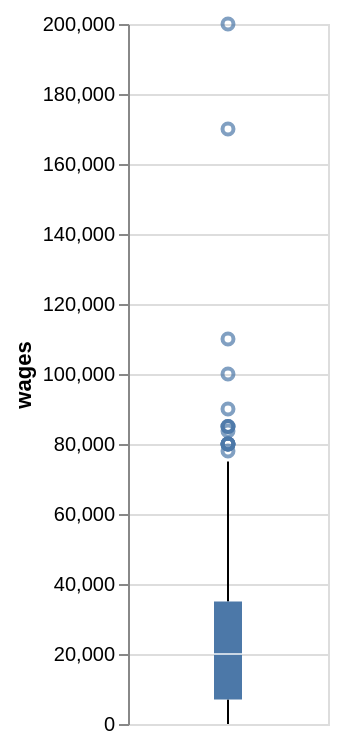

The notebook cell saved with this chart:
### Code cell
working_data.filter(pl.col('has_disablity') == 1).plot.boxplot(y='wages').properties(width=100, height=350)

### Figure 1 — Vega specification as saved in the notebook (floating-point values rounded to 4 significant figures)
{"$schema": "https://vega.github.io/schema/vega/v6.json", "data": [{"name": "source_0"}, {"name": "data_0"}, {"name": "data_1", "values": [{"wages": 80000.0}, {"wages": 78000.0}, {"wages": 90000.0}, {"wages": 83700.0}, {"wages": 85000.0}, {"wages": 80000.0}, {"wages": 85000.0}, {"wages": 80000.0}, {"wages": 200000.0}, {"wages": 80000.0}, {"wages": 85000.0}, {"wages": 100000.0}, {"wages": 80000.0}, {"wages": 170000.0}, {"wages": 110000.0}]}, {"name": "data_2"}, {"name": "data_3", "values": [{"lower_box_wages": 7000.0, "lower_whisker_wages": 0.0, "upper_whisker_wages": 75000.0}]}, {"name": "data_4", "values": [{"lower_whisker_wages": 0.0, "upper_box_wages": 35000.0, "upper_whisker_wages": 75000.0}]}, {"name": "data_5"}, {"name": "data_6", "values": [{"lower_box_wages": 7000.0, "max_wages": 200000.0, "mid_box_wages": 20000.0, "min_wages": 0.0, "upper_box_wages": 35000.0}]}, {"name": "data_7", "values": [{"lower_box_wages": 7000.0, "max_wages": 200000.0, "mid_box_wages": 20000.0, "min_wages": 0.0, "upper_box_wages": 35000.0}]}], "marks": [{"type": "symbol", "name": "layer_0_layer_0_marks", "from": {"data": "data_1"}, "encode": {"update": {"opacity": {"value": 0.7}, "fill": {"value": "transparent"}, "stroke": {"value": "#4c78a8"}, "x": {"signal": "width", "mult": 0.5}, "y": {"field": "wages", "scale": "y"}}}, "style": ["point", "boxplot-outliers"]}, {"type": "rule", "name": "layer_0_layer_1_layer_0_marks", "from": {"data": "data_3"}, "encode": {"update": {"x": {"signal": "width", "mult": 0.5}, "tooltip": {"signal": "{\"Upper Whisker of wages\": format(datum[\"upper_whisker_wages\"], \"\"), \"Lower Whisker of wages\": format(datum[\"lower_whisker_wages\"], \"\")}"}, "stroke": {"value": "black"}, "y": {"field": "lower_whisker_wages", "scale": "y"}, "y2": {"field": "lower_box_wages", "scale": "y"}}}, "aria": false, "style": ["rule", "boxplot-rule"]}, {"type": "rule", "name": "layer_0_layer_1_layer_1_marks", "from": {"data": "data_4"}, "encode": {"update": {"y2": {"field": "upper_whisker_wages", "scale": "y"}, "tooltip": {"signal": "{\"Upper Whisker of wages\": format(datum[\"upper_whisker_wages\"], \"\"), \"Lower Whisker of wages\": format(datum[\"lower_whisker_wages\"], \"\")}"}, "y": {"field": "upper_box_wages", "scale": "y"}, "stroke": {"value": "black"}, "x": {"signal": "width", "mult": 0.5}}}, "style": ["rule", "boxplot-rule"], "aria": false}, {"type": "rect", "name": "layer_1_layer_0_marks", "from": {"data": "data_6"}, "encode": {"update": {"y": {"field": "lower_box_wages", "scale": "y"}, "xc": {"signal": "width", "mult": 0.5}, "y2": {"field": "upper_box_wages", "scale": "y"}, "tooltip": {"signal": "{\"Max of wages\": format(datum[\"max_wages\"], \"\"), \"Q3 of wages\": format(datum[\"upper_box_wages\"], \"\"), \"Median of wages\": format(datum[\"mid_box_wages\"], \"\"), \"Q1 of wages\": format(datum[\"lower_box_wages\"], \"\"), \"Min of wages\": format(datum[\"min_wages\"], \"\")}"}, "width": {"value": 14}, "fill": {"value": "#4c78a8"}}}, "style": ["bar", "boxplot-box"]}, {"type": "rect", "name": "layer_1_layer_1_marks", "from": {"data": "data_7"}, "encode": {"update": {"width": {"value": 14}, "opacity": {"value": 0.7}, "tooltip": {"signal": "{\"Max of wages\": format(datum[\"max_wages\"], \"\"), \"Q3 of wages\": format(datum[\"upper_box_wages\"], \"\"), \"Median of wages\": format(datum[\"mid_box_wages\"], \"\"), \"Q1 of wages\": format(datum[\"lower_box_wages\"], \"\"), \"Min of wages\": format(datum[\"min_wages\"], \"\")}"}, "height": {"value": 1}, "xc": {"signal": "width", "mult": 0.5}, "yc": {"field": "mid_box_wages", "scale": "y"}, "fill": [{"value": "#4c78a8", "test": "datum['lower_box_wages'] >= datum['upper_box_wages']"}, {"value": "white"}]}}, "aria": false, "style": ["tick", "boxplot-median"]}], "scales": [{"name": "y", "type": "linear", "domain": {"fields": [{"data": "data_1", "field": "wages"}, {"data": "data_3", "field": "lower_whisker_wages"}, {"data": "data_3", "field": "lower_box_wages"}, {"data": "data_4", "field": "upper_box_wages"}, {"data": "data_4", "field": "upper_whisker_wages"}, {"data": "data_6", "field": "lower_box_wages"}, {"data": "data_6", "field": "upper_box_wages"}, {"data": "data_7", "field": "mid_box_wages"}]}, "range": [{"signal": "height"}, 0], "zero": true, "nice": true}], "axes": [{"scale": "y", "ticks": false, "orient": "left", "tickCount": {"signal": "ceil(height/40)"}, "aria": false, "domain": false, "minExtent": 0, "labels": false, "grid": true, "zindex": 0, "maxExtent": 0}, {"scale": "y", "orient": "left", "labelOverlap": true, "title": "wages", "grid": false, "tickCount": {"signal": "ceil(height/40)"}, "zindex": 0}], "padding": 5, "width": 100, "background": "white", "height": 350, "style": "cell"}
